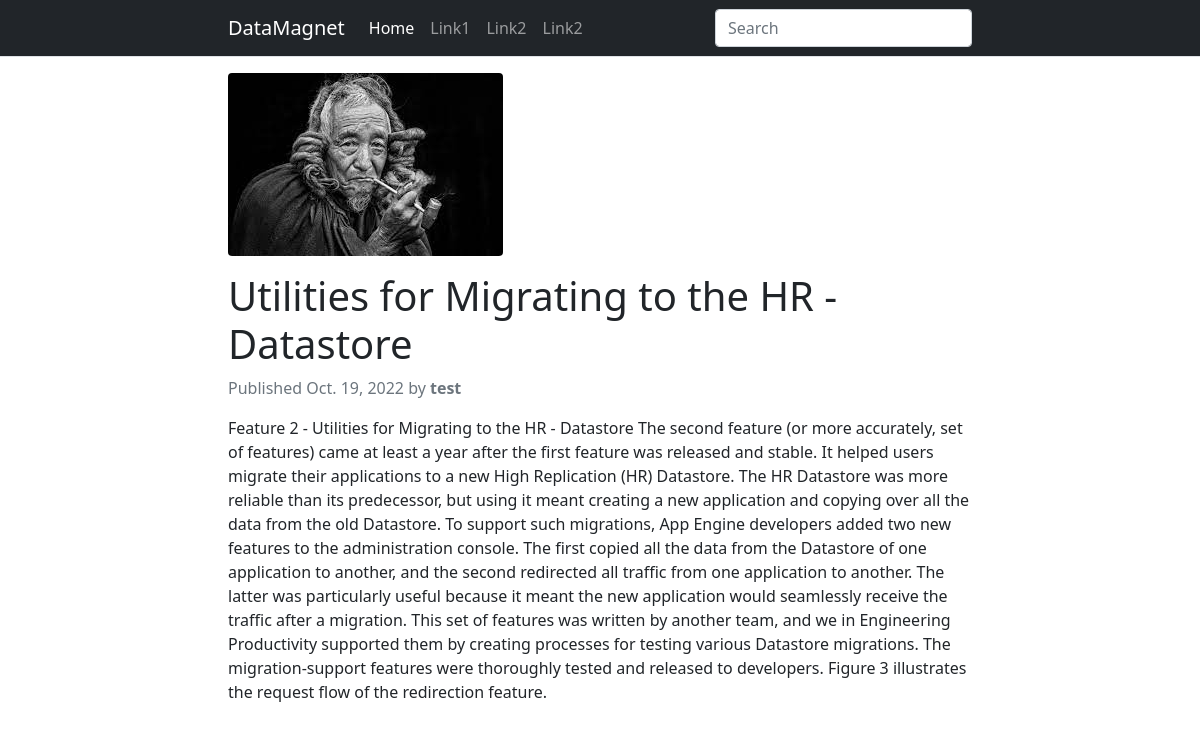
Screenshot of /utilities-for-migrating-to-the-hr-datastore/ with the database file from the repository.
### home/models.py (models this page shows, shortened)
class Post(models.Model):
    STATUS_CHOICES = (
    ('draft', 'Draft'),
    ('published', 'Published'),
    )
    title = models.CharField(max_length=250)
    slug = models.SlugField(max_length=250, unique_for_date='publish')
    author = models.ForeignKey(User,on_delete=models.CASCADE,related_name='blog_posts')
    body = RichTextUploadingField()
    image = models.ImageField(upload_to='featured_image/%Y/%m/%d/')
    publish = models.DateTimeField(default=timezone.now)
    created = models.DateTimeField(auto_now_add=True)
    updated = models.DateTimeField(auto_now=True)
    status = models.CharField(max_length=10,choices=STATUS_CHOICES,default='draft')
    class Meta:
        ordering = ('-publish',)
    objects = models.Manager() #default manager
    published = PublishedManager() #custom manager

### home/views.py (the view)
# urls.py: path('<slug:post>/',views.post_detail,name="post_detail"),
def post_detail(request, post):
    post=get_object_or_404(Post,slug=post,status='published')
    return render(request, 'post_detail.html',{'post':post})

### templates/post_detail.html (shortened to what this page needs)
{% extends 'base.html' %}
{% block content %}
    <article>
        <figure>
		 <img src="{{ post.image.url }}" class="rounded" alt="{{post.title}}">
        </figure>
        <div class="mt-3">
            <h1>{{post.title}}</h1>
            <p class="text-muted">
                Published {{ post.publish.date }} by <strong>{{ post.author }}</strong>
            </p>
        </div>
        <div class="article-body">
				{{post.body|safe}}
        </div>
    </article>
{% endblock content %}

### static/style.css (style rules this page uses)
article img { max-width: 100% !important; height: auto !important; border-radius: .35rem!important; }

### rows the page displays
Post: image (picture), title "Utilities for Migrating to the HR - Datastore", publish "Oct. 19, 2022", author "test", body "Feature 2 - Utilities for Migrating to the HR - Datastore The second feature (or more accurately, set of features) came at least a year after the first feature was released and stable. It helped users migrate their applications to a new High Replication (HR) Datastore. The HR Datastore was more reliable than its predecessor, but using it meant creating a new application and copying over all the data from the old Datastore. To support such migrations, App Engine developers added two new features to the administration console. The first copied all the data from the Datastore of one application to another, and the second redirected all traffic from one application to another. The latter was…"
